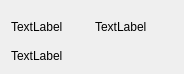
<?xml version="1.0" encoding="UTF-8"?>
<ui version="4.0">
 <class>UVLamp</class>
 <widget class="QWidget" name="UVLamp">
  <property name="geometry">
   <rect>
    <x>0</x>
    <y>0</y>
    <width>184</width>
    <height>74</height>
   </rect>
  </property>
  <property name="windowTitle">
   <string>Form</string>
  </property>
  <layout class="QGridLayout" name="gridLayout">
   <item row="0" column="0">
    <layout class="QVBoxLayout" name="verticalLayout" stretch="2,1">
     <item>
      <layout class="QHBoxLayout" name="horizontalLayout">
       <item>
        <widget class="QLabel" name="label">
         <property name="text">
          <string>TextLabel</string>
         </property>
        </widget>
       </item>
       <item>
        <widget class="QLabel" name="label_2">
         <property name="text">
          <string>TextLabel</string>
         </property>
        </widget>
       </item>
      </layout>
     </item>
     <item alignment="Qt::AlignLeft">
      <widget class="QLabel" name="label_3">
       <property name="text">
        <string>TextLabel</string>
       </property>
      </widget>
     </item>
    </layout>
   </item>
  </layout>
 </widget>
 <resources/>
 <connections/>
</ui>
